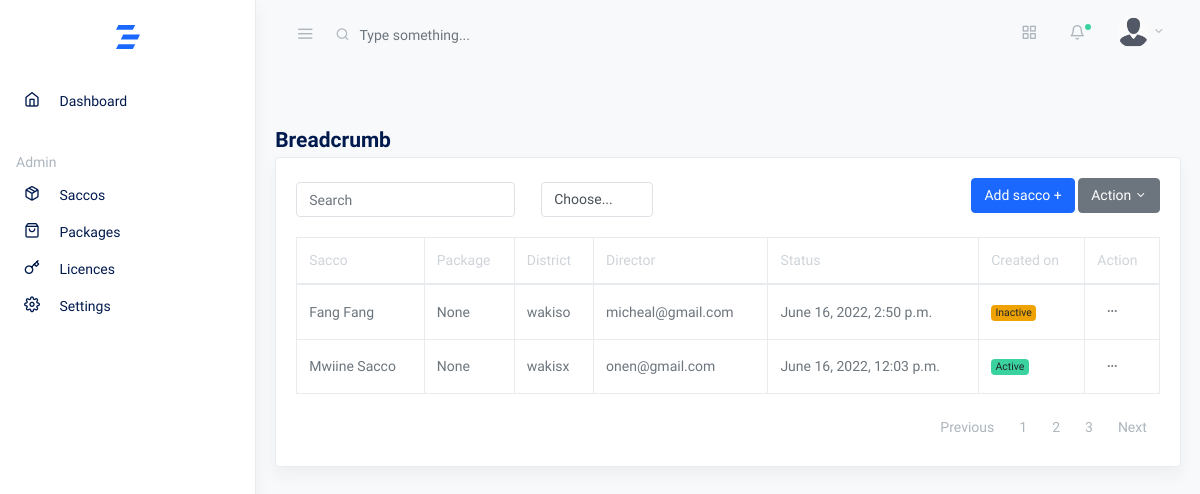
Before: /saccos with the older database file.
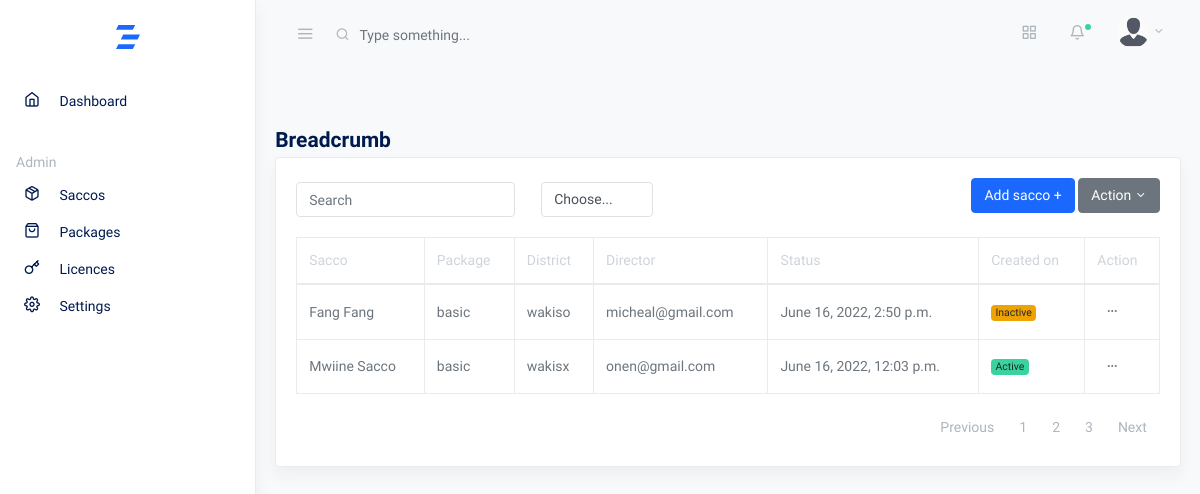
After: the same page with the newer database file.
### core/models.py (models this page shows, shortened)
class CustomModel(models.Model):
    created_on = models.DateTimeField(auto_now_add=True)
    updated_on = models.DateTimeField(auto_now=True, null=True)
    class Meta:
        abstract = True
        ordering = ['created_on']

class Sacco(CustomModel):
    name = models.CharField(max_length=80, unique=True)
    package = models.ForeignKey(Package, null=True, on_delete=models.SET_NULL, related_name='bussiness_package')  # TODO Set package to default rather than null
    district = models.CharField(max_length=60, null=True, blank=True,)
    location = models.CharField(max_length=60, null=True, blank=True,)
    email = models.EmailField(null=True, blank=True, unique=True)
    director = models.ForeignKey(User, null=True, on_delete=models.SET_NULL, related_name='bussiness_director', blank=True,)
    status = models.CharField(max_length=10, default='inactive')
    created_by = models.ForeignKey(User, on_delete=models.CASCADE, related_name='bussiness_creator')
    updated_by = models.ForeignKey(User, on_delete=models.CASCADE, related_name='bussiness_updater', null=True, blank=True)
    objects = models.Manager()
    filtered_objects = SaccoManager()
    class Meta:
        ordering = ['-created_on']

class Package(CustomModel):
    name = models.CharField(max_length=60, unique=True)
    capacity = models.PositiveIntegerField()
    price = models.PositiveIntegerField(validators=[MinValueValidator(120000)], help_text='The minimum package price is 120,000/= per year ')
    status = models.CharField(max_length=10, default='active')
    def __str__(self):
        return self.name

### accounts/models.py (models this page shows, shortened)
class User(AbstractBaseUser, PermissionsMixin):
    USERNAME_FIELD = 'email'
    REQUIRED_FIELDS = []
    first_name = models.CharField(max_length=20, blank=True, null=True)
    last_name = models.CharField(max_length=20, blank=True, null=True)
    username = models.CharField(max_length=20, blank=True, null=True)
    email = models.EmailField(unique=True)
    telephone = models.CharField(max_length=15, blank=True, null=True, unique=True)
    id_type = models.CharField(max_length=20, blank=True, choices=ID_TYPE, default='national')
    id_number = models.CharField(max_length=30, blank=True, null=True, validators=[MinLengthValidator(9), MaxLengthValidator(14)])
    photo = models.ImageField(upload_to='profile/', blank=True, null=True, validators=[image_validator])
    date_joined = models.DateTimeField(auto_now_add=True)
    updated_at = models.DateTimeField(auto_now=True)
    is_active = models.BooleanField(default=True)
    is_staff = models.BooleanField(default=False)
    is_member = models.BooleanField(default=False)
    is_previously_logged_in = models.BooleanField(default=False)
    gender = models.CharField(max_length=20, choices=MARITAL_STATUS, default='single')
    village = models.CharField(max_length=60, blank=True, null=True)
    date_of_birth = models.DateField(auto_now_add=False, auto_created=False, blank=True, null=True, validators=[dob_validation])
    gender = models.CharField(max_length=20, blank=True, choices=GENDER, default='single')
    next_of_kin_name = models.CharField(max_length=50, blank=True, null=True)
    next_of_kin_contact = models.CharField(max_length=50, blank=True, null=True)
    occupation = models.CharField(max_length=60, blank=True, null=True)
    employer_type = models.CharField(max_length=60, blank=True, choices=EMPLOYER_TYPE, default='organization')
    organization = models.CharField(max_length=80, blank=True, null=True)
    objects = UserManager()
    class Meta:
        ordering = ['-date_joined', '-updated_at']
    def __str__(self):
        return self.email

### core/views.py (the view)
# urls.py: path('saccos', SaccoListView.as_view(), name='sacco_list'),
class SaccoListView(ListView):
    model = Sacco
    template_name = 'saccos/list.html'
    context_object_name = 'saccos'

### templates/saccos/list.html (shortened to what this page needs)
{% extends 'base.html' %}
{% load humanize %}
{% load static %}
{% block content %}
<div class="row">
    <div class="col-md-12 my-4">
      <h2 class="h4 mb-1">Breadcrumb</h2>
      <div class="card shadow">
        <div class="card-body">
          <div class="toolbar row mb-3">
            <div class="col">
              <form class="form-inline">
                <div class="form-row">
                  <div class="form-group col-auto">
                    <input type="text" class="form-control" id="search" value="" placeholder="Search">
                  </div>
                  <div class="form-group col-auto ml-3">
                    <select class="custom-select my-1 mr-sm-2" id="inlineFormCustomSelectPref">
                      <option selected>Choose...</option>
                    </select>
                  </div>
                </div>
              </form>
            </div>
            <div class="col ml-auto">
              <div class="dropdown float-right">
                <a href="{% url 'sacco_add' %}" class="btn btn-primary">Add sacco +</a>
                <button class="btn btn-secondary dropdown-toggle" type="button" id="actionMenuButton" data-toggle="dropdown" aria-haspopup="true" aria-expanded="false"> Action </button>
              </div>
            </div>
          </div>
          <table class="table table-bordered">
            <thead>
              <tr role="row">
                <th>Sacco</th>
                <th>Package</th>
                <th>District</th>
                <th>Director</th>
                <th>Status</th>
                <th>Created on</th>
                <th>Action</th>
              </tr>
            </thead>
            <tbody>
             {% for sacco in saccos %}
             <tr>
                <td>{{sacco.name|title}}</td>
                <td>{{sacco.package}}</td>
                <td>{{sacco.district}}</td>
                <td>{{sacco.director}}</td>
                <td>{{sacco.created_on}}</td>
                <td>
                    {% if sacco.status == 'active' %}
                    <span class="badge badge-success">Active</span>
                    {% else %}
                    <span class="badge badge-warning">Inactive</span>
                    {% endif %}
                </td>
                <td><button class="btn btn-sm dropdown-toggle more-horizontal" type="button" data-toggle="dropdown" aria-haspopup="true" aria-expanded="false">
                  </button>
                </td>
              </tr>
             {% endfor %}
            </tbody>
          </table>
          <nav aria-label="Table Paging" class="mb-0 text-muted">
            <ul class="pagination justify-content-end mb-0">
              <li class="page-item"><a class="page-link" href="#">Previous</a></li>
              <li class="page-item"><a class="page-link" href="#">1</a></li>
              <li class="page-item"><a class="page-link" href="#">2</a></li>
              <li class="page-item"><a class="page-link" href="#">3</a></li>
              <li class="page-item"><a class="page-link" href="#">Next</a></li>
            </ul>
          </nav>
        </div>
      </div>
    </div>
  </div>
{% endblock content %}

Changed rows visible on the page:
changed Sacco "Fang Fang": package "None" → "basic"
changed Sacco "Mwiine Sacco": package "None" → "basic"
